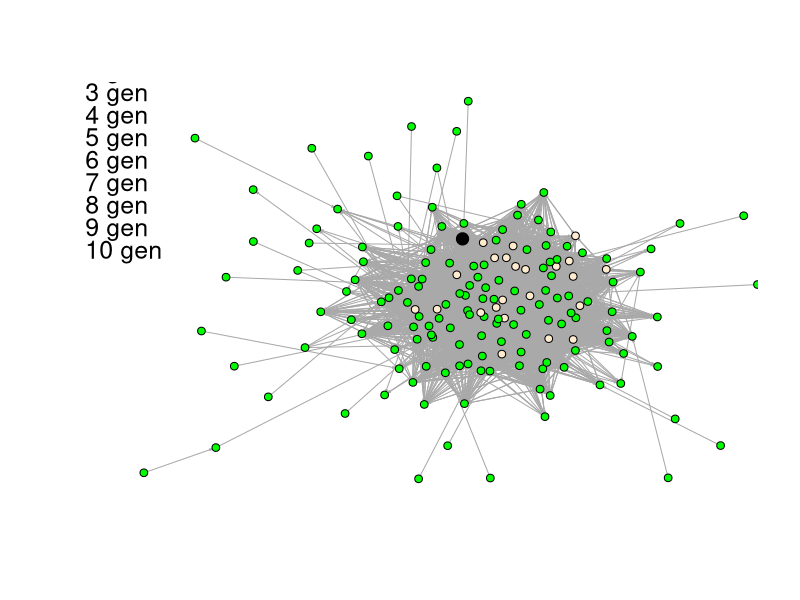
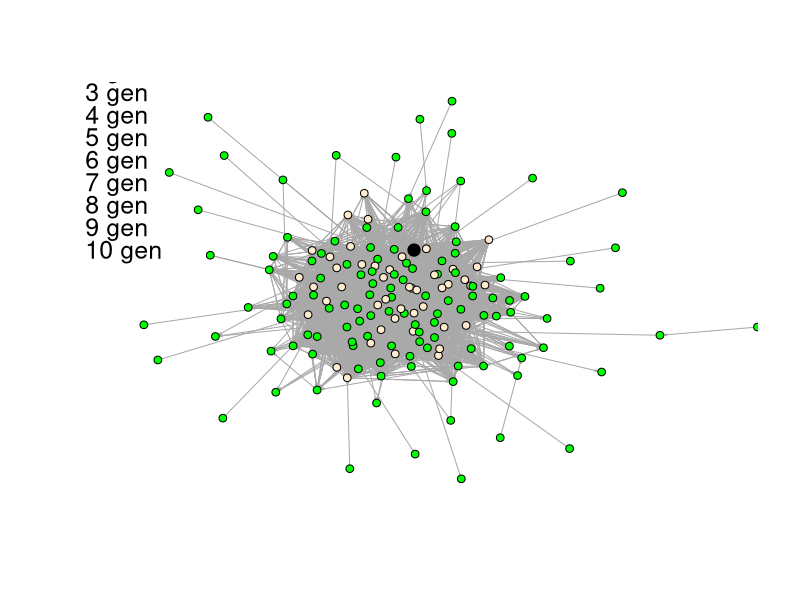
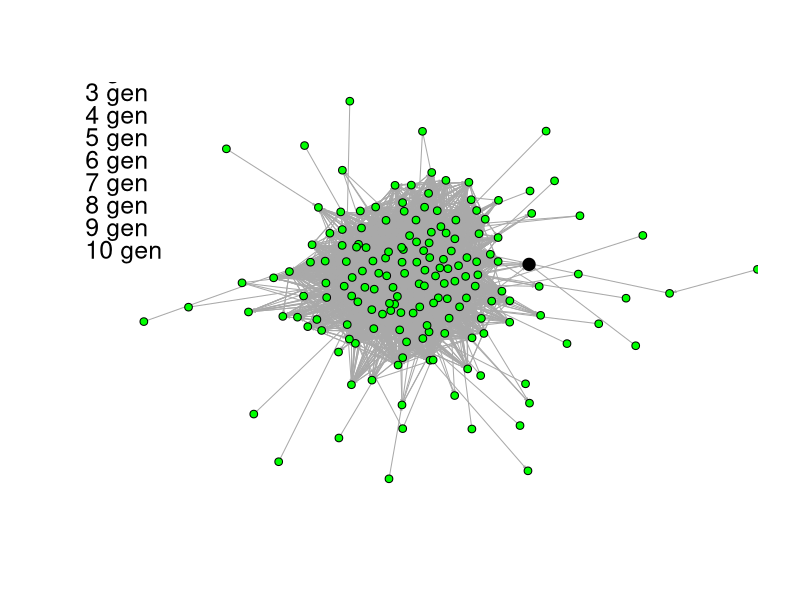
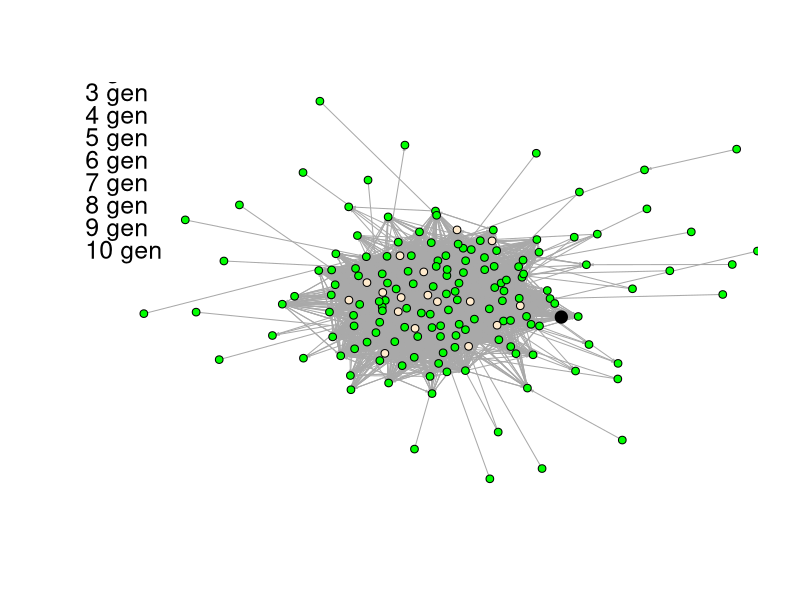
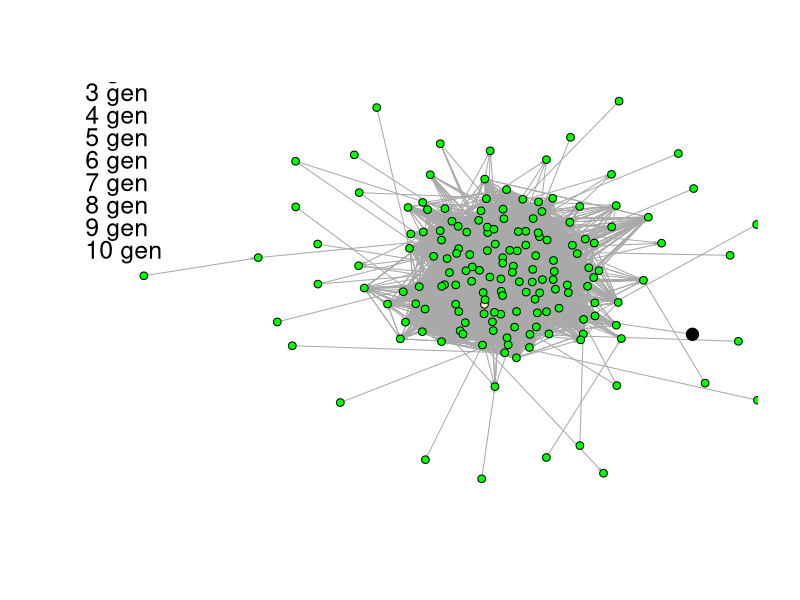

Write the R code that produced these figures, in order.
library(igraph)

# prepare network data
raw_graph_data = read.csv(file="social_network_graph_data.csv", header=FALSE, sep=" ")

graph_data <- raw_graph_data[3:nrow(raw_graph_data), 1:2]
str(graph_data)

raw_graph <- graph_from_data_frame(graph_data, directed=TRUE)
graph <- simplify(raw_graph)

# check if graph has 167 vertices & 5783 edges
print(vcount(graph))
print(ecount(graph))

# CONDUCT DISTRIBUTION SIMULATION

random_attempts_count <- 5
iterations_within_attempt <- 10
legend_descriptions <- lapply(c(1:iterations_within_attempt), paste0, " gen")
plot_file_names <- lapply(c(1:random_attempts_count), paste0, "attempt.jpg")
plot_colors <- c("black", "blanchedalmond", "blue", "blueviolet", "cyan", "darkgoldenrod1", "darkolivegreen1", "firebrick1", "deeppink", "lightskyblue")

for(attempt in 1:random_attempts_count) {
  print(paste(as.character(attempt), "attempt"))
  
  # mark all nodes as non-infected
  for(vertex_index in V(graph)) {
    V(graph)[vertex_index]$infected = F
    V(graph)[vertex_index]$color = "green"
  }
  
  # set a random node to be infected
  random_index <- sample(1:vcount(graph), 1)
  print(random_index)
  V(graph)[random_index]$infected <- T
  V(graph)[random_index]$color <- plot_colors[1]
  
  # create 0-init vertex size matrix where the source-of-infection node is 1
  size_matrix = matrix(0, nrow = vcount(graph), ncol = 1)
  size_matrix[random_index, 1] <- 1
  
  # simulate 10 iterations
  for(index in 1:iterations_within_attempt) {
    
    #infect neighbors of sampled node
    for(neighbor in neighbors(graph, V(graph)[random_index])) {
      V(graph)[neighbor]$infected <- T
      V(graph)[neighbor]$color <- plot_colors[2]
    }
  } 
  
  # plot the graph after 10 propagation iterations & save it to file
  jpeg(as.character(plot_file_names[attempt]), width = 1280, height = 768)
  plot(graph, rescale = TRUE, ylim=c(-1,1), xlim=c(-1.1,0.9), edge.arrow.size = .15, asp = 0, 
       vertex.label=NA, vertex.size=2.5 + 1.5 * as.matrix(size_matrix), layout=layout.drl(graph))
  
  legend(-1.15, .75, y.intersp = .75, xjust = .5, yjust = .5, legend=as.vector(legend_descriptions), bty = "n", fill = plot_colors, cex=1.5)
  dev.off() 
}
